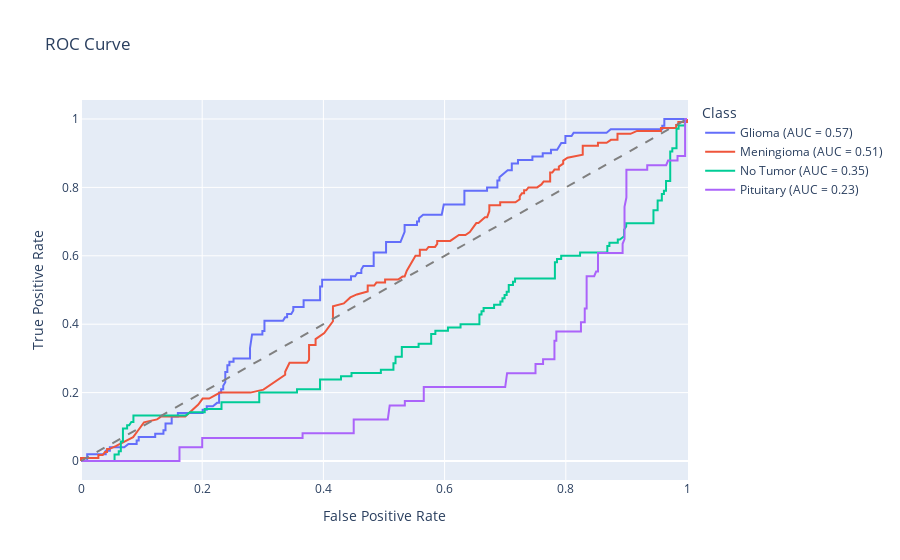

Source (notebook cell):
### Code cell
courbe_ROC(model_3,x_test,y_test)

### Figure 1 — Plotly figure (JSON) as saved in the notebook; plotly's stock layout.template omitted (floating-point values rounded to 4 significant figures; data arrays with more than 128 entries replaced by an {"elided": "..."} marker saying what was removed)
{"data": [{"hovertemplate": "Class=Glioma (AUC = 0.57)<br>FPR=%{x}<br>TPR=%{y}<extra></extra>", "legendgroup": "Glioma (AUC = 0.57)", "line": {"color": "#636efa", "dash": "solid"}, "marker": {"symbol": "circle"}, "mode": "lines", "name": "Glioma (AUC = 0.57)", "orientation": "v", "showlegend": true, "type": "scatter", "x": {"elided": "173 float values"}, "xaxis": "x", "y": {"elided": "173 float values"}, "yaxis": "y"}, {"hovertemplate": "Class=Meningioma (AUC = 0.51)<br>FPR=%{x}<br>TPR=%{y}<extra></extra>", "legendgroup": "Meningioma (AUC = 0.51)", "line": {"color": "#EF553B", "dash": "solid"}, "marker": {"symbol": "circle"}, "mode": "lines", "name": "Meningioma (AUC = 0.51)", "orientation": "v", "showlegend": true, "type": "scatter", "x": {"elided": "131 float values"}, "xaxis": "x", "y": {"elided": "131 float values"}, "yaxis": "y"}, {"hovertemplate": "Class=No Tumor (AUC = 0.35)<br>FPR=%{x}<br>TPR=%{y}<extra></extra>", "legendgroup": "No Tumor (AUC = 0.35)", "line": {"color": "#00cc96", "dash": "solid"}, "marker": {"symbol": "circle"}, "mode": "lines", "name": "No Tumor (AUC = 0.35)", "orientation": "v", "showlegend": true, "type": "scatter", "x": {"elided": "185 float values"}, "xaxis": "x", "y": {"elided": "185 float values"}, "yaxis": "y"}, {"hovertemplate": "Class=Pituitary (AUC = 0.23)<br>FPR=%{x}<br>TPR=%{y}<extra></extra>", "legendgroup": "Pituitary (AUC = 0.23)", "line": {"color": "#ab63fa", "dash": "solid"}, "marker": {"symbol": "circle"}, "mode": "lines", "name": "Pituitary (AUC = 0.23)", "orientation": "v", "showlegend": true, "type": "scatter", "x": {"elided": "132 float values"}, "xaxis": "x", "y": {"elided": "132 float values"}, "yaxis": "y"}], "layout": {"legend": {"title": {"text": "Class"}, "tracegroupgap": 0}, "shapes": [{"line": {"color": "gray", "dash": "dash"}, "type": "line", "x0": 0, "x1": 1, "y0": 0, "y1": 1}], "title": {"text": "ROC Curve"}, "xaxis": {"anchor": "y", "domain": [0, 1], "title": {"text": "False Positive Rate"}}, "yaxis": {"anchor": "x", "domain": [0, 1], "title": {"text": "True Positive Rate"}}}}
